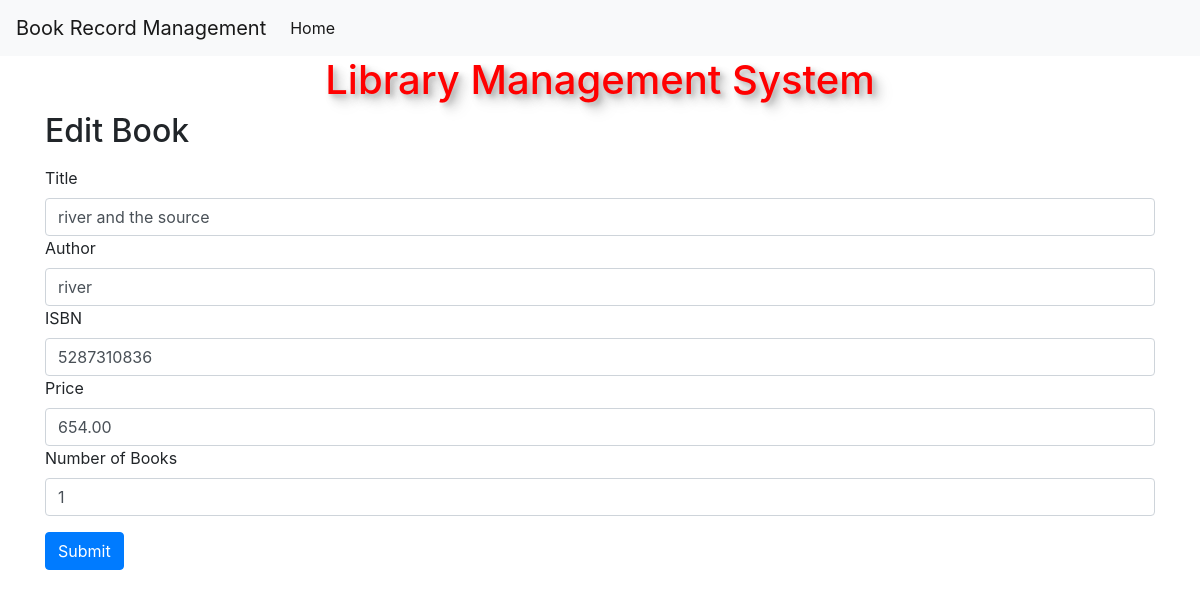
The app's page /edit/1/ (signed in) with its own data.
### myapp/models.py (models this page shows, shortened)
class Book(models.Model):
    title = models.CharField(max_length=255)
    author = models.CharField(max_length=255, null=True, blank=True)
    price = models.DecimalField(max_digits=10, decimal_places=2)
    is_available = models.BooleanField(default=True)
    isbn = models.CharField(max_length=13, unique=True, default="0000000000000")  # ISBN is unique
    book_count = models.PositiveIntegerField(default=1)

### myapp/views.py (the view, shortened to what this page needs)
# urls.py: path('edit/<int:id>/', views.editbook, name='edit-book'),
@login_required
def editbook(request, id):
    if not request.user.is_staff:
        return redirect("index")
    book = get_object_or_404(Book, id=id)
    return render(request, "editbook.html", {"book": book})

### templates/editbook.html (shortened to what this page needs)
{% load static %}
<!DOCTYPE html>
<html>
    <head>
        <link rel="stylesheet" href="{% static 'assets/css/home.css' %}">
        <link rel="stylesheet" href="https://cdn.jsdelivr.net/npm/bootstrap@4.3.1/dist/css/bootstrap.min.css">
    </head>
    <body>
        <nav class="navbar navbar-expand-lg navbar-light bg-light">
            <a class="navbar-brand" href="{% url 'index' %}">Book Record Management</a>
            <div class="collapse navbar-collapse" id="navbarText">
              <ul class="navbar-nav mr-auto">
                <li class="nav-item active">
                  <a class="nav-link" href="{% url 'index' %}">Home <span class="sr-only">(current)</span></a>
                </li>
              </ul>
            </div>
          </nav>
        <h1>Library Management System</h1>
        <div class="container">
            <h2 class="mt-2">Edit Book</h2>
            <form class='mt-3' action="{% url 'edit-book' book.id %}" method="post">
              <div class="form-group">
                  <label for="title">Title</label>
                  <input type="text" class="form-control" value="{{ book.title }}" name="title" id="title" placeholder="Enter Title" required>
                  <label for="author">Author</label>
                  <input type="text" class="form-control" value="{{ book.author }}" name="author" id="author" placeholder="Enter Author Name" required>
                  <label for="isbn">ISBN</label>
                  <input type="text" class="form-control" value="{{ book.isbn }}" name="isbn" id="isbn" placeholder="Enter ISBN" required>
                  <label for="price">Price</label>
                  <input type="number" class="form-control" value="{{ book.price }}" name="price" id="price" placeholder="Enter Price" required>
                  <label for="book_count">Number of Books</label>
                  <input type="number" class="form-control" value="{{ book.book_count }}" name="book_count" id="book_count" placeholder="Enter Number of Copies" required>
              </div>
              <button type="submit" class="btn btn-primary">Submit</button>
          </form>
        </div>
    </body>
</html>

### static/assets/css/home.css (style rules this page uses)
body { background-color: aquamarine; }
h1 { color: red; text-align: center; font-size: 4.5rem; text-shadow: 3px 3px 5px rgba(0, 0, 0, 0.2), 6px 6px 10px rgba(0, 0, 0, 0.2), 9px 9px 15px rgba(0, 0, 0, 0.1); animation: rotate3d 7s linear; }

### records on screen
Book: title "river and the source", author "river", isbn "5287310836", price "654.00", book_count "1"
